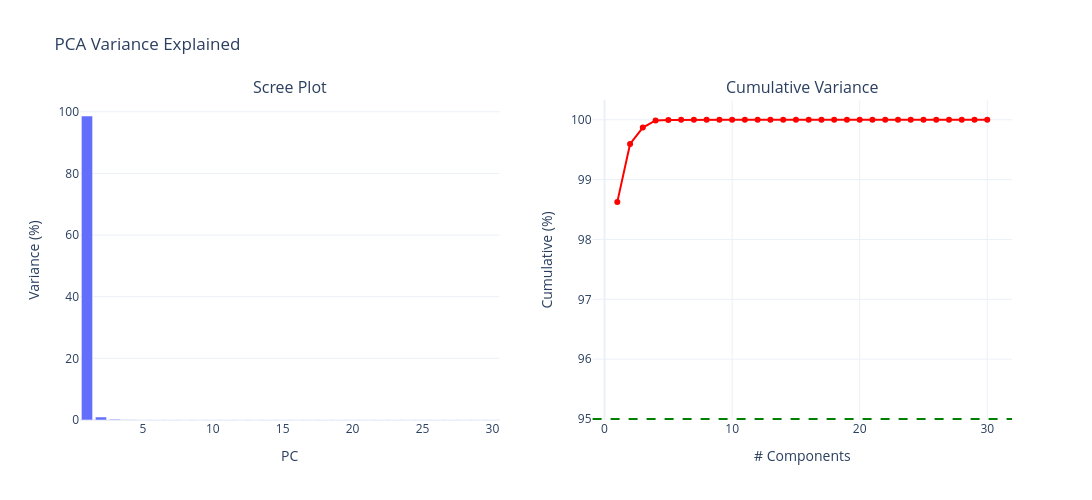

Notebook source saved alongside this figure:
### Markdown cell above
### 3.2 Scree Plot

### Code cell
n_show = 30
fig = make_subplots(rows=1, cols=2,
    subplot_titles=("Scree Plot", "Cumulative Variance"))

fig.add_trace(go.Bar(x=np.arange(1, n_show+1),
    y=explained_var_ratio[:n_show]*100), row=1, col=1)

fig.add_trace(go.Scatter(x=np.arange(1, n_show+1),
    y=cumulative_var[:n_show]*100, mode='lines+markers',
    line=dict(color='red', width=2)), row=1, col=2)

fig.add_hline(y=95, line_dash="dash", line_color="green", row=1, col=2)

fig.update_xaxes(title_text="PC", row=1, col=1)
fig.update_xaxes(title_text="# Components", row=1, col=2)
fig.update_yaxes(title_text="Variance (%)", row=1, col=1)
fig.update_yaxes(title_text="Cumulative (%)", row=1, col=2)

fig.update_layout(title="PCA Variance Explained", width=1200, height=500,
    showlegend=False)
fig.show()

### Figure 1 — Plotly figure (JSON) as saved in the notebook; plotly's stock layout.template omitted (floating-point values rounded to 4 significant figures)
{"data": [{"type": "bar", "x": [1, 2, 3, 4, 5, 6, 7, 8, 9, 10, 11, 12, 13, 14, 15, 16, 17, 18, 19, 20, 21, 22, 23, 24, 25, 26, 27, 28, 29, 30], "xaxis": "x", "y": [98.63, 0.9689, 0.2726, 0.1196, 0.007308, 0.002988, 0.0007645, 0.0004311, 8.056e-05, 5.289e-05, 1.774e-05, 9.331e-06, 3.632e-06, 2.002e-06, 1.049e-06, 7.727e-07, 6.56e-07, 5.108e-07, 3.561e-07, 2.575e-07, 1.53e-07, 1.222e-07, 7.807e-08, 6.286e-08, 5.108e-08, 4.662e-08, 3.343e-08, 3.089e-08, 2.722e-08, 2.352e-08], "yaxis": "y"}, {"line": {"color": "red", "width": 2}, "mode": "lines+markers", "type": "scatter", "x": [1, 2, 3, 4, 5, 6, 7, 8, 9, 10, 11, 12, 13, 14, 15, 16, 17, 18, 19, 20, 21, 22, 23, 24, 25, 26, 27, 28, 29, 30], "xaxis": "x2", "y": [98.63, 99.6, 99.87, 99.99, 100.0, 100.0, 100.0, 100.0, 100.0, 100.0, 100.0, 100.0, 100.0, 100.0, 100.0, 100.0, 100.0, 100.0, 100.0, 100.0, 100.0, 100.0, 100.0, 100.0, 100.0, 100.0, 100.0, 100.0, 100.0, 100.0], "yaxis": "y2"}], "layout": {"annotations": [{"font": {"size": 16}, "showarrow": false, "text": "Scree Plot", "x": 0.225, "xanchor": "center", "xref": "paper", "y": 1, "yanchor": "bottom", "yref": "paper"}, {"font": {"size": 16}, "showarrow": false, "text": "Cumulative Variance", "x": 0.775, "xanchor": "center", "xref": "paper", "y": 1, "yanchor": "bottom", "yref": "paper"}], "height": 500, "shapes": [{"line": {"color": "green", "dash": "dash"}, "type": "line", "x0": 0, "x1": 1, "xref": "x2 domain", "y0": 95, "y1": 95, "yref": "y2"}], "showlegend": false, "title": {"text": "PCA Variance Explained"}, "width": 1200, "xaxis": {"anchor": "y", "domain": [0, 0.45], "title": {"text": "PC"}}, "xaxis2": {"anchor": "y2", "domain": [0.55, 1], "title": {"text": "# Components"}}, "yaxis": {"anchor": "x", "domain": [0, 1], "title": {"text": "Variance (%)"}}, "yaxis2": {"anchor": "x2", "domain": [0, 1], "title": {"text": "Cumulative (%)"}}}}
